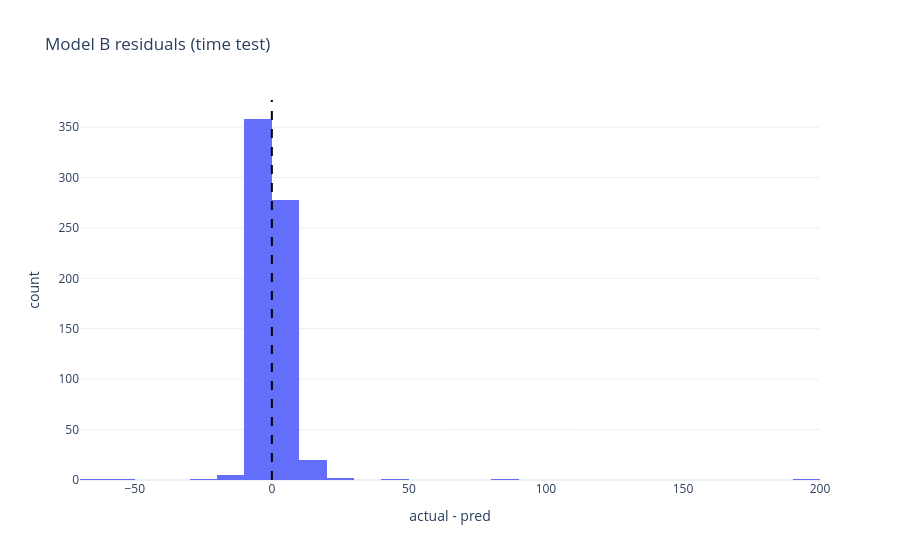

Notebook cell for this chart:
### Code cell
r = y_test_t.values - pred_rf_b_t
fig = px.histogram(
    x=r,
    nbins=30,
    title="Model B residuals (time test)",
    labels={"x": "actual - pred", "y": "count"},
)
fig.add_vline(x=0, line_dash="dash", line_color="black")
fig.update_layout(template="plotly_white", paper_bgcolor="rgba(0,0,0,0)", plot_bgcolor="rgba(0,0,0,0)")
fig.write_image("images/modelb_residuals_time.png", scale=2)
fig.show()

### Figure 1 — Plotly figure (JSON) as saved in the notebook; plotly's stock layout.template omitted (floating-point values rounded to 4 significant figures; data arrays with more than 128 entries replaced by an {"elided": "..."} marker saying what was removed)
{"data": [{"bingroup": "x", "hovertemplate": "actual - pred=%{x}<br>count=%{y}<extra></extra>", "legendgroup": "", "marker": {"color": "#636efa", "pattern": {"shape": ""}}, "name": "", "nbinsx": 30, "orientation": "v", "showlegend": false, "type": "histogram", "x": {"elided": "669 float values"}, "xaxis": "x", "yaxis": "y"}], "layout": {"barmode": "relative", "legend": {"tracegroupgap": 0}, "paper_bgcolor": "rgba(0,0,0,0)", "plot_bgcolor": "rgba(0,0,0,0)", "shapes": [{"line": {"color": "black", "dash": "dash"}, "type": "line", "x0": 0, "x1": 0, "xref": "x", "y0": 0, "y1": 1, "yref": "y domain"}], "title": {"text": "Model B residuals (time test)"}, "xaxis": {"anchor": "y", "domain": [0, 1], "title": {"text": "actual - pred"}}, "yaxis": {"anchor": "x", "domain": [0, 1], "title": {"text": "count"}}}}
